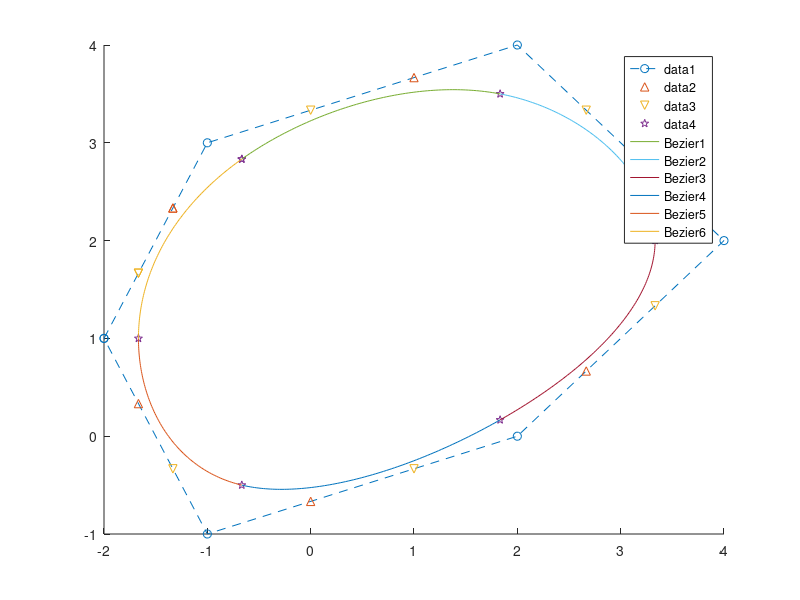

The MATLAB source for this figure:
close all;
clear variables;

x = 0:0.01:1;

P1 = [-2;1];
P2 = [-1;3];
P3 = [2;4];
P4 = [4;2];
P5 = [2;0];
P6 = [-1;-1];


P = [P1,P2,P3,P4,P5,P6,P1];

Bez = [1,-3,3,-1;
    0,3,-6,3;
    0,0,3,-3;
    0,0,0,1];


t = [x.^0;x.^1;x.^2;x.^3];

B = zeros(2,12);
C = zeros(2,12);
for k = 1:1:6
    B(:,k) = 1/3*(2*P(:,k)+P(:,k+1));
    C(:,k) = 1/3*(2*P(:,k+1)+P(:,k));
end
B(:,7:12) = B(:,1:6);
C(:,7:12) = C(:,1:6);

A = zeros(2,12);
for k = 1:1:6
    A(:,k) = 1/2*(C(:,k)+B(:,k+1));
end
A(:,7:12) = A(:,1:6);

figure(1);
hold on;

plot(P(1,1:7),P(2,1:7),'o--');
plot(C(1,1:7),C(2,1:7),'^');
plot(B(1,1:7),B(2,1:7),'v');
plot(A(1,1:7),A(2,1:7),'pentagram');

M = @(p,t)(p*Bez*t);



for k=1:1:6
    Test = M([A(:,k),B(:,k+1),C(:,k+1),A(:,k+1)],t);
    plot(Test(1,:),Test(2,:),'DisplayName', strcat('Bezier ', num2str(k))); 
end
legend('show');
